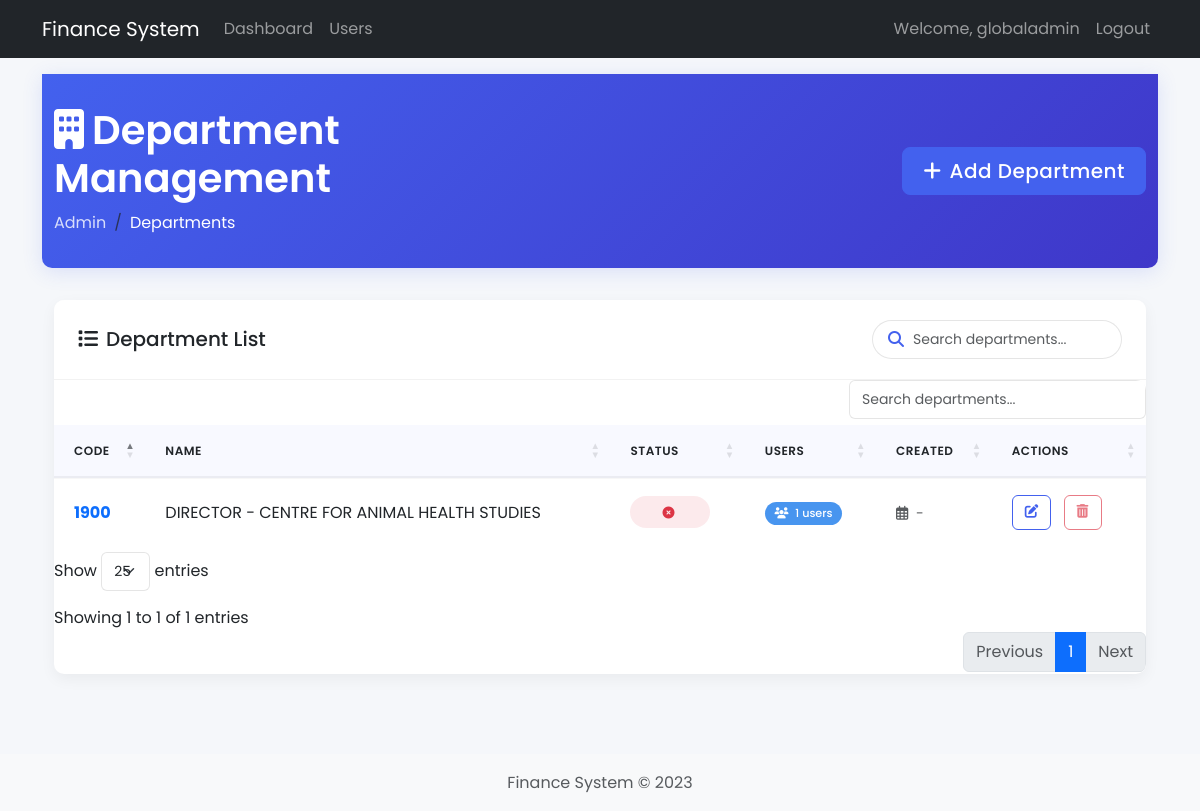
/admin/departments (signed in), run on an earlier commit of the app's database.
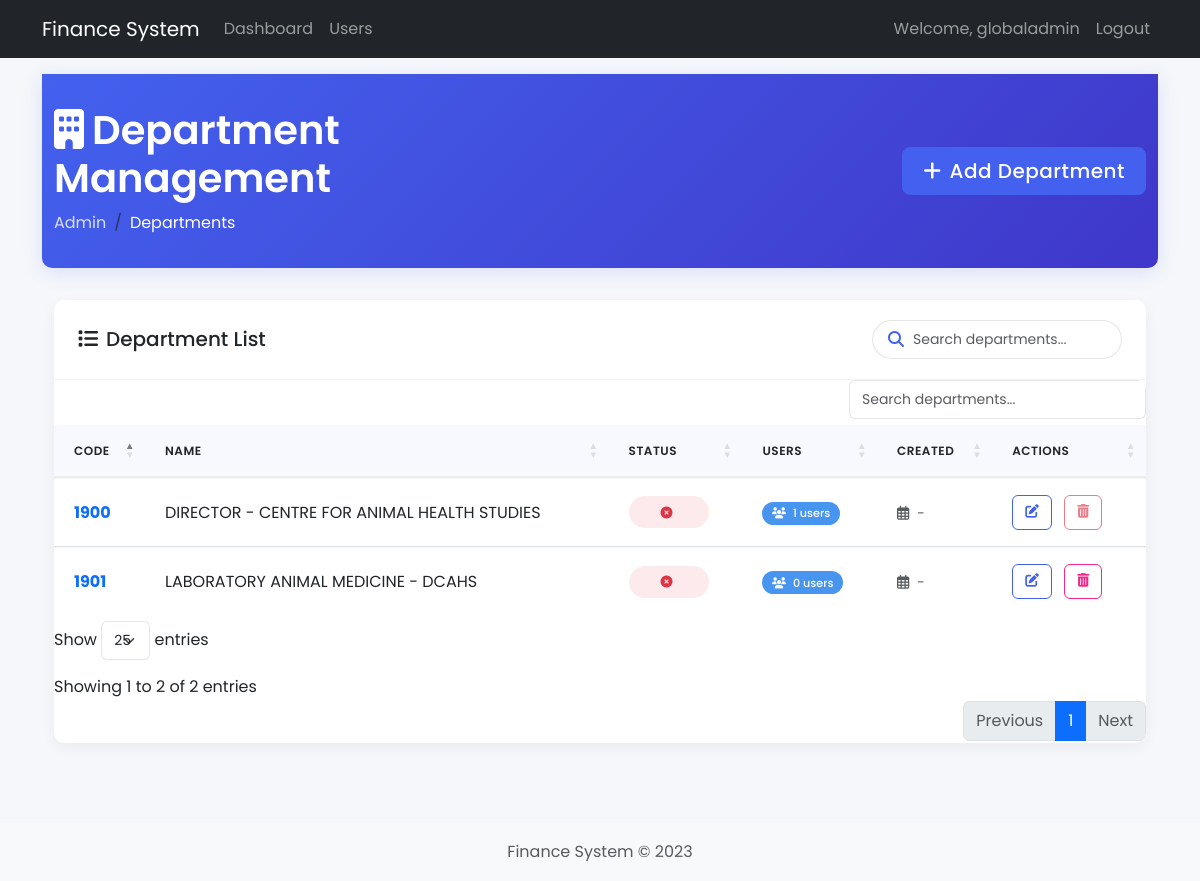
And on a later commit of the database.
### models.py (models this page shows, shortened)
class User(db.Model, UserMixin):
    __tablename__ = 'users'
    id = db.Column(db.Integer, primary_key=True)
    username = db.Column(db.String(80), unique=True, nullable=False)
    email = db.Column(db.String(120), unique=True, nullable=False)
    password_hash = db.Column(db.String(128))
    user_role = db.Column(db.String(20), default='user')
    is_global_admin = db.Column(db.Boolean, default=False)
    depart_code = db.Column(db.String(10), db.ForeignKey('departments.depart_code'))
    created_at = db.Column(db.DateTime, default=datetime.utcnow)
    department = db.relationship('Department', backref='users')

class Department(db.Model):
    __tablename__ = 'departments'
    depart_code = db.Column(db.String(20), primary_key=True)
    depart_name = db.Column(db.String(100), nullable=False)

### routes/admin_routes.py (the view)
@admin_bp.route('/departments')
@login_required
@admin_required
def manage_departments():
    departments = Department.query.all()
    return render_template('admin/departments.html', departments=departments)

### routes/admin_routes.py (called while the page is built)
def admin_required(f):
    @wraps(f)
    def decorated_function(*args, **kwargs):
        if not current_user.is_authenticated or not current_user.is_global_admin:
            flash('Access denied: Admin privileges required', 'danger')
            return redirect(url_for('auth.login'))
        return f(*args, **kwargs)
    return decorated_function

### templates/admin/departments.html (shortened to what this page needs)
{% extends "base.html" %}
{% block content %}
<!DOCTYPE html>
<html lang="en">
<head>
    <link href="https://cdn.jsdelivr.net/npm/bootstrap@5.3.0/dist/css/bootstrap.min.css" rel="stylesheet">
    <link rel="stylesheet" href="https://cdnjs.cloudflare.com/ajax/libs/font-awesome/6.4.0/css/all.min.css">
    <link rel="stylesheet" href="https://cdn.datatables.net/1.13.6/css/dataTables.bootstrap5.min.css">
</head>
<body>
    <div class="page-header">
        <div class="container-fluid">
            <div class="row align-items-center">
                <div class="col-md-6">
                    <h1 class="page-title"><i class="fas fa-building me-2"></i>Department Management</h1>
                    <nav aria-label="breadcrumb">
                        <ol class="breadcrumb">
                            <li class="breadcrumb-item"><a href="/admin">Admin</a></li>
                            <li class="breadcrumb-item active" aria-current="page">Departments</li>
                        </ol>
                    </nav>
                </div>
                <div class="col-md-6 text-md-end">
                    <button class="btn btn-primary btn-lg" data-bs-toggle="modal" data-bs-target="#addDepartmentModal">
                        <i class="fas fa-plus me-2"></i>Add Department
                    </button>
                </div>
            </div>
        </div>
    </div>
    <div class="container-fluid">
        <div class="row">
            <div class="col-12">
                <div class="card">
                    <div class="card-header">
                        <h5 class="mb-0"><i class="fas fa-list me-2"></i>Department List</h5>
                        <div class="search-box">
                            <i class="fas fa-search search-icon"></i>
                            <input type="text" class="form-control form-control-sm" id="searchInput" placeholder="Search departments...">
                        </div>
                    </div>
                    <div class="card-body p-0">
                        <div class="table-responsive">
                            <table id="departmentsTable" class="table table-hover" style="width:100%">
                                <thead>
                                    <tr>
                                        <th>Code</th>
                                        <th>Name</th>
                                        <th>Status</th>
                                        <th>Users</th>
                                        <th>Created</th>
                                        <th>Actions</th>
                                    </tr>
                                </thead>
                                <tbody>
                                    {% for department in departments %}
                                    <tr>
                                        <td><strong class="text-primary">{{ department.depart_code }}</strong></td>
                                        <td>{{ department.depart_name }}</td>
                                        <td>
                                            <span class="status-badge {% if department.status == 'active' %}status-active{% else %}status-inactive{% endif %}">
                                                <i class="fas {% if department.status == 'active' %}fa-check-circle{% else %}fa-times-circle{% endif %} me-1"></i>
                                            </span>
                                        </td>
                                        <td>
                                            <span class="badge badge-count">
                                                <i class="fas fa-users me-1"></i>
                                                {{ department.users|length }} users
                                            </span>
                                        </td>
                                        <td>
                                            <small class="text-muted">
                                                <i class="far fa-calendar-alt me-1"></i>
                                                {{ department.created_at.strftime('%Y-%m-%d') if department.created_at else '-' }}
                                            </small>
                                        </td>
                                        <td class="action-btns">
                                            <button class="btn btn-sm btn-outline-primary edit-department"
                                                    data-department-code="{{ department.depart_code }}"
                                                    title="Edit Department">
                                                <i class="fas fa-edit"></i>
                                            </button>
                                            <button class="btn btn-sm btn-outline-danger delete-department"
                                                    data-department-code="{{ department.depart_code }}"
                                                    {% if department.users %}disabled title="Cannot delete department with users"{% endif %}>
                                                <i class="fas fa-trash-alt"></i>
                                            </button>
                                        </td>
                                    </tr>
                                    {% endfor %}
                                </tbody>
                            </table>
                        </div>
                    </div>
                </div>
            </div>
        </div>
    </div>
</body>
</html>
{% endblock %}

### templates/base.html (shortened to what this page needs)
<!DOCTYPE html>
<html lang="en">
<head>
    <link href="https://cdn.jsdelivr.net/npm/bootstrap@5.3.0/dist/css/bootstrap.min.css" rel="stylesheet">
    <link rel="stylesheet" href="https://cdn.jsdelivr.net/npm/bootstrap-icons@1.10.0/font/bootstrap-icons.css">
</head>
<body>
    <nav class="navbar navbar-expand-lg navbar-dark bg-dark">
        <div class="container">
            <a class="navbar-brand" href="#">Finance System</a>
            <div class="collapse navbar-collapse" id="navbarNav">
                <ul class="navbar-nav me-auto">
                    {% if current_user.is_authenticated %}
                        {% if current_user.user_role == 'admin' %}
                            <li class="nav-item">
                                <a class="nav-link" href="{{ url_for('admin.admin_dashboard') }}">Dashboard</a>
                            </li>
                            <li class="nav-item">
                                <a class="nav-link" href="{{ url_for('admin.manage_users') }}">Users</a>
                            </li>
                        {% endif %}
                    {% endif %}
                </ul>
                <ul class="navbar-nav">
                    {% if current_user.is_authenticated %}
                        <li class="nav-item">
                            <span class="nav-link">Welcome, {{ current_user.username }}</span>
                        </li>
                        <li class="nav-item">
                            <a class="nav-link" href="{{ url_for('auth.logout') }}">Logout</a>
                        </li>
                    {% else %}
                        <li class="nav-item">
                            <a class="nav-link" href="{{ url_for('auth.login') }}">Login</a>
                        </li>
                    {% endif %}
                </ul>
            </div>
        </div>
    </nav>
    <div class="container mt-3">
        {% block content %}{% endblock %}
    </div>
    <footer class="mt-5 py-3 bg-light">
        <div class="container text-center">
            <span class="text-muted">Finance System &copy; 2023</span>
        </div>
    </footer>
</body>
</html>

### templates/admin/departments.html (style rules this page uses)
:root { --primary-color: #4361ee; --secondary-color: #3f37c9; --accent-color: #4895ef; --light-color: #f8f9ff; --dark-color: #212529; --success-color: #4cc9f0; --danger-color: #f72585; --warning-color: #f8961e; --info-color: #4895ef; }
body { font-family: 'Poppins', sans-serif; background-color: #f5f7fa; color: var(--dark-color); line-height: 1.6; }
.page-header { background: linear-gradient(135deg, var(--primary-color), var(--secondary-color)); color: white; padding: 2rem 0; margin-bottom: 2rem; border-radius: 0 0 10px 10px; box-shadow: 0 4px 20px rgba(67, 97, 238, 0.15); }
.page-title { font-weight: 600; margin-bottom: 0.5rem; }
.breadcrumb { background-color: transparent; padding: 0; margin-bottom: 0; }
.breadcrumb-item a { color: rgba(255, 255, 255, 0.8); text-decoration: none; transition: all 0.3s; }
.breadcrumb-item.active { color: white; }
.card { border: none; border-radius: 10px; box-shadow: 0 5px 15px rgba(0, 0, 0, 0.05); margin-bottom: 2rem; overflow: hidden; transition: transform 0.3s, box-shadow 0.3s; }
.card-header { background-color: white; border-bottom: 1px solid rgba(0, 0, 0, 0.05); padding: 1.25rem 1.5rem; font-weight: 600; display: flex; justify-content: space-between; align-items: center; }
.table-responsive { border-radius: 10px; overflow: hidden; }
.table { margin-bottom: 0; border-collapse: separate; border-spacing: 0; }
.table thead th { background-color: var(--light-color); border-bottom: 2px solid rgba(0, 0, 0, 0.05); font-weight: 600; padding: 1rem 1.25rem; color: var(--dark-color); text-transform: uppercase; font-size: 0.75rem; letter-spacing: 0.5px; }
.table tbody td { padding: 1rem 1.25rem; vertical-align: middle; border-top: 1px solid rgba(0, 0, 0, 0.03); }
.table tbody tr:last-child td { border-bottom: none; }
.btn-primary { background-color: var(--primary-color); border-color: var(--primary-color); font-weight: 500; letter-spacing: 0.5px; padding: 0.5rem 1.25rem; transition: all 0.3s; }
.btn-outline-danger { color: var(--danger-color); border-color: var(--danger-color); transition: all 0.3s; }
.btn-outline-primary { color: var(--primary-color); border-color: var(--primary-color); transition: all 0.3s; }
.badge-count { background-color: var(--accent-color); font-size: 0.7rem; font-weight: 500; padding: 0.35rem 0.6rem; border-radius: 50px; }
.form-control, .form-select { border-radius: 6px; border: 1px solid rgba(0, 0, 0, 0.1); padding: 0.5rem 0.75rem; transition: all 0.3s; }
.action-btns .btn { padding: 0.4rem 0.75rem; font-size: 0.85rem; margin-right: 0.5rem; border-radius: 6px; }
.status-badge { padding: 0.4rem 0.8rem; border-radius: 50px; font-size: 0.75rem; font-weight: 500; display: inline-block; min-width: 80px; text-align: center; }
.status-inactive { background-color: rgba(220, 53, 69, 0.1); color: #dc3545; }
.search-box { position: relative; width: 250px; }
.search-box input { padding-left: 2.5rem; border-radius: 50px; background-color: rgba(255, 255, 255, 0.9); }
.search-box .search-icon { position: absolute; left: 1rem; top: 50%; transform: translateY(-50%); color: var(--primary-color); z-index: 10; }

What changed in the data, as far as the page shows it:
added Department: depart_code "1901", depart_name "LABORATORY ANIMAL MEDICINE - DCAHS", users|length "0", created_at "-"
Also different on the page:
text written by a page script: "Show entries Showing 1 to 1 of 1 entries Previous 1 Next" → "Show entries Showing 1 to 2 of 2 entries Previous 1 Next"
